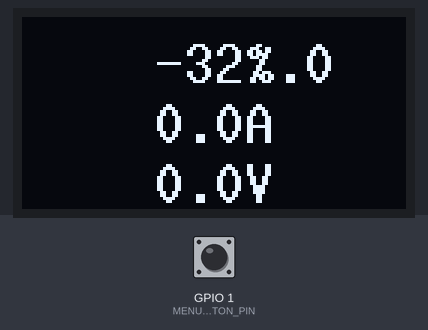
The sketch below on a simulated ESP32. On the bench: 128×64 one-colour display. Inputs (shaded band) come from the test bench; at power-on: GPIO 1 (MENU_BUTTON_PIN) HIGH.

Above: at 1.2 s.
1.3 s: GPIO 1 (MENU_BUTTON_PIN) pulled LOW for 0.15 s
At 1.9 s:
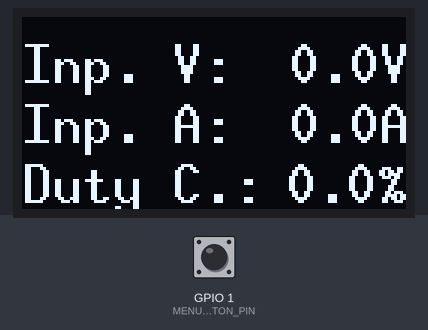
2.9 s: GPIO 1 (MENU_BUTTON_PIN) pulled LOW for 1 s
At 5.1 s:
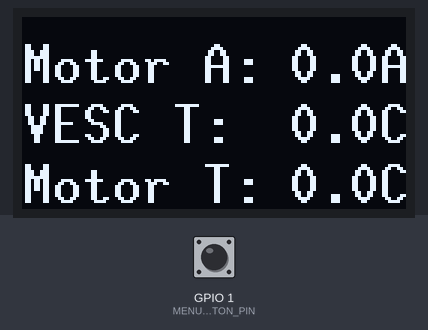
5.4 s: GPIO 1 (MENU_BUTTON_PIN) pulled LOW for 3.2 s
At 9.3 s:
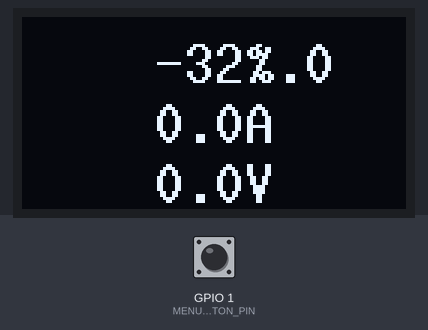
Timing chart, 0 to 10.8 s (numbered marks = the images above; inputs shaded):
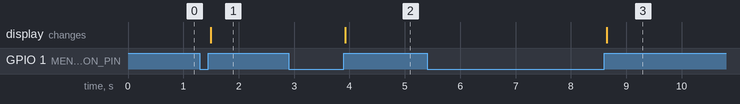

Measured:
- after the input at 1.3 s, the display: changes after 0.19 s (image 1)
- after the input at 2.9 s, the display: changes after 1.0 s (image 2)
- after the input at 5.4 s, the display: changes after 3.2 s (image 3)

The sketch:

e-bike_firmware.ino
```cpp
/*
  e-bike computer firmware by Jan Kozub

  pinout:
  GPIO01 -> button

  GPIO05 -> INT(CAN_BUS)
  GPIO07 -> SCK(CAN_BUS)
  GPIO09 -> MISO(CAN_BUS)
  GPIO11 -> MOSI(CAN_BUS)
  GPIO12 -> CS(CAN_BUS)

  GPIO33 -> SDA(I2C)
  GPIO35 -> SCL(I2C)
*/

#include <U8g2lib.h>
#include <Wire.h>
#include <mcp_can.h>
#include "vesc_can_bus_arduino.h"

#define MENU_BUTTON_PIN 1
#define PAGES_AMOUNT 3

#define SDA_PIN 33
#define SCL_PIN 35

#define CAN0_INT 5
#define CAN_REFRESH_RATE 25  // time in ms

#define MIN_BATTERY_VOLTAGE 25.6
#define MAX_BATTERY_VOLTAGE 33.6

enum AlignType {
  CENTER,
  RIGHT
};

U8G2_SH1106_128X64_NONAME_F_HW_I2C u8g2(U8G2_R0, U8X8_PIN_NONE, SCL_PIN, SDA_PIN);
CAN can;

int currentPage = 0;
bool menuButtonState = true;
unsigned long lastCanRead = 0;
float batteryVoltageRange = MAX_BATTERY_VOLTAGE - MIN_BATTERY_VOLTAGE;
float inputVoltage, dutyCycle, inputCurrent, motorCurrent, vescTemp, motorTemp, batteryProcentage;

void setup(void) {
  pinMode(MENU_BUTTON_PIN, INPUT_PULLUP);
  pinMode(CAN0_INT, INPUT);

  u8g2.begin();
  can.initialize();
  Serial.begin(115200);
}

void loop(void) {
  updateCanValues();
  handleButtonPress();
  printScreen();
}
```

CanService.ino
```cpp
void updateCanValues() {
  can.readCan();

  if (esp_timer_get_time() - lastCanRead > CAN_REFRESH_RATE * 1000) {
    inputVoltage = can.inpVoltage;
    inputCurrent = can.avgMotorCurrent;
    dutyCycle = getDutyCycle();
    vescTemp = can.tempFET;
    motorTemp = can.tempMotor;
    motorCurrent = can.avgMotorCurrent;

    lastCanRead = esp_timer_get_time();
  }
}

float getBatteryProc() {
  batteryProcentage = (inputVoltage - MIN_BATTERY_VOLTAGE) / batteryVoltageRange;
  return batteryProcentage > 1 ? 100 : batteryProcentage * 100;
}

float getDutyCycle() {
  return can.dutyCycleNow < 0 ? 0 : can.dutyCycleNow * 100;
}
```

ScreenService.ino
```cpp
#define ALIGN_LEFT 0
#define ALIGN_CENTER(t) ((u8g2.getDisplayWidth() - (u8g2.getUTF8Width(t))) / 2)
#define ALIGN_RIGHT(t) (u8g2.getDisplayWidth() - u8g2.getUTF8Width(t))

void printScreen() {
  u8g2.clearBuffer();
  switch (currentPage) {
    case 0:
      drawMainPage();
      break;
    case 1:
      drawDevValues1();
      break;
    case 2:
      drawDevValues2();
      break;
    default:
      drawMainPage();
  }
  u8g2.sendBuffer();
}

void drawMainPage() {
  u8g2.drawBox(0, 64 - map(dutyCycle, 0, 95, 0, 64), 20, 64);
  u8g2.drawBox(108, 64 - map(inputCurrent, 0, 70, 0, 64), 20, 64);

  u8g2.setFont(u8g2_font_10x20_tr);
  printText(22, getBatteryProc(), '%', AlignType::CENTER);
  printText(42, inputCurrent, 'A', AlignType::CENTER);
  printText(62, inputVoltage, 'V', AlignType::CENTER);
}

void drawDevValues1() {
  u8g2.drawStr(ALIGN_LEFT, 22, "Inp. V:");
  printText(22, inputVoltage, 'V', AlignType::RIGHT);
  u8g2.drawStr(ALIGN_LEFT, 42, "Inp. A:");
  printText(42, inputCurrent, 'A', AlignType::RIGHT);
  u8g2.drawStr(ALIGN_LEFT, 62, "Duty C.:");
  printText(62, dutyCycle, '%', AlignType::RIGHT);
}

void drawDevValues2() {
  u8g2.drawStr(ALIGN_LEFT, 22, "Motor A:");
  printText(22, motorCurrent, 'A', AlignType::RIGHT);
  u8g2.drawStr(ALIGN_LEFT, 62, "Motor T:");
  printText(62, motorTemp, 'C', AlignType::RIGHT);
  u8g2.drawStr(ALIGN_LEFT, 42, "VESC T:");
  printText(42, vescTemp, 'C', AlignType::RIGHT);
}

void printText(int h, double data, char endChar, AlignType align) {
  char placeholder[data > 99.99 ? 7 : (data > 9.99 ? 6 : 5)];

  if (data > 99.99) {
    char temp[7] = { ' ', ' ', ' ', ' ', ' ', endChar, '\0' };
    strcpy(placeholder, temp);
  } else if (data > 9.99) {
    char temp[6] = { ' ', ' ', ' ', ' ', endChar, '\0' };
    strcpy(placeholder, temp);
  } else {
    char temp[5] = { ' ', ' ', ' ', endChar, '\0' };
    strcpy(placeholder, temp);
  }

  if (align == AlignType::RIGHT) {
    u8g2.setCursor(ALIGN_RIGHT(placeholder), h);
    u8g2.print(data, 1);
    u8g2.drawStr(ALIGN_RIGHT(placeholder), h, placeholder);
  } else {
    u8g2.setCursor(ALIGN_CENTER(placeholder), h);
    u8g2.print(data, 1);
    u8g2.drawStr(ALIGN_CENTER(placeholder), h, placeholder);
  }
}

void handleButtonPress() {
  if (digitalRead(MENU_BUTTON_PIN) == 0) {
    menuButtonState = false;
  } else if (!menuButtonState) {
    menuButtonState = true;
    currentPage++;
    if (currentPage == PAGES_AMOUNT) currentPage = 0;
  }
}
```

vesc_can_bus_arduino.cpp
```cpp
#include <mcp_can.h>
#include <SPI.h>
#include "vesc_can_bus_arduino.h"

#define CAN_CS 12

MCP_CAN CAN0(CAN_CS);

void CAN::initialize() {
  CAN0.begin(MCP_ANY, CAN_250KBPS, MCP_8MHZ);
  CAN0.setMode(MCP_NORMAL);
}

void CAN::readCan() {
  get_frame();

  switch (rxId) {
    case 0x8000090A:
      dutyCycleNow = process_data_frame_vesc('D', rxBuf[6], rxBuf[7]);
      avgMotorCurrent = process_data_frame_vesc('C', rxBuf[4], rxBuf[5]);
      unsigned char erpmvals[4];
      erpmvals[0] = rxBuf[3];
      erpmvals[1] = rxBuf[2];
      erpmvals[2] = rxBuf[1];
      erpmvals[3] = rxBuf[0];
      erpm = *(long *)erpmvals;
      break;
    case 0x80000F0A:
      unsigned char WHvals[4];
      WHvals[0] = rxBuf[3];
      WHvals[1] = rxBuf[2];
      WHvals[2] = rxBuf[1];
      WHvals[3] = rxBuf[0];
      WattHours = *(long *)WHvals;
      break;
    case 0x8000100A:
      tempFET = process_data_frame_vesc('F', rxBuf[0], rxBuf[1]);
      tempMotor = process_data_frame_vesc('T', rxBuf[2], rxBuf[3]);
      avgInputCurrent = process_data_frame_vesc('I', rxBuf[4], rxBuf[5]);
      break;
    case 0x80001B0A:
      char receivedByte[4], *p;
      sprintf(receivedByte, "%02X%02X", rxBuf[4], rxBuf[5]);
      inpVoltage = hex2int(receivedByte) * 0.1;
      break;
  }
  //print_raw_can_data();
}

void CAN::print_raw_can_data() {
  int len = 8;
  sprintf(msgString, "Standard ID: 0x%.3lX       DLC: %1d  Data:", rxId, len);
  Serial.print(msgString);
  for (byte i = 0; i < len; i++) {
    sprintf(msgString, " 0x%.2X", rxBuf[i]);
    Serial.print(msgString);
  }
  Serial.println();
}

float CAN::process_data_frame_vesc(char datatype, unsigned char byte1, unsigned char byte2) {
  char receivedByte[4], *p;
  sprintf(receivedByte, "%02X%02X", byte1, byte2);
  float output = hex2int(receivedByte);

  switch (datatype) {
    case 'D': output *= 0.001; break;  //dutyCycleNow
    case 'C': output *= 0.1; break;    //avgMotorCurrent
    case 'F': output *= 0.1; break;    //tempFET
    case 'T': output *= 0.1; break;    //tempMotor
    case 'I': output *= 0.1; break;    //avgInputCurrent
    case 'V': output *= 0.1; break;    //inpVoltage
  }
  return output;
}

int CAN::hex2int(char buf[]) {
  return (short)strtol(buf, NULL, 16);
}

void CAN::get_frame() {
  CAN0.readMsgBuf(&rxId, &len, rxBuf);
}
```

vesc_can_bus_arduino.h
```cpp
#include <Arduino.h>

class CAN {

public:
  long unsigned int rxId;
  unsigned char len = 0;
  unsigned char rxBuf[8];
  char msgString[128];

  float inpVoltage, dutyCycleNow, avgInputCurrent, avgMotorCurrent, tempFET, tempMotor;
  long erpm, WattHours;

  void initialize();
  void readCan();
  void get_frame();
  void print_raw_can_data();

  float process_data_frame_vesc(char datatype, unsigned char byte1, unsigned char byte2);
  int hex2int(char buf[]);
};
```
